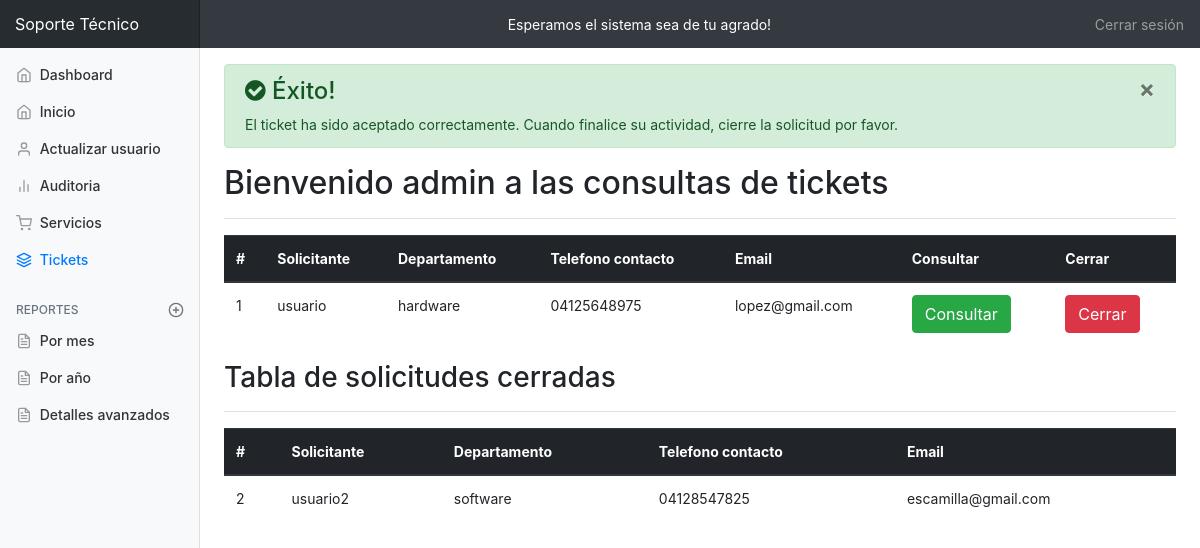
Page /views/consultar_ticket.php?alert=exito_aceptar (signed in) on the committed database.
### tables this page shows
CREATE TABLE `ticket` (
  `id_ticket` int(11) NOT NULL,
  `solicitante` int(11) NOT NULL,
  `departamento` varchar(150) NOT NULL,
  `telefono_contac` varchar(150) NOT NULL,
  `email` varchar(250) NOT NULL,
  `problema` text NOT NULL,
  `estatus` varchar(100) NOT NULL
);

CREATE TABLE `usuario` (
  `id_usuario` int(11) NOT NULL,
  `nombre` varchar(250) NOT NULL,
  `apellido` varchar(250) NOT NULL,
  `correo` varchar(250) NOT NULL,
  `contraseña` varchar(250) NOT NULL,
  `permiso` varchar(50) NOT NULL,
  `telefono_fijo` varchar(150) NOT NULL,
  `telefono_cel` varchar(150) NOT NULL,
  `direccion` text NOT NULL
);

### views/consultar_ticket.php (the view, shortened to what this page needs)
<!doctype html>
<html lang="es">
<?php
require_once '../conexion/conexion.php';
?>
<head>
    <link href="../css/bootstrap.min.css" rel="stylesheet">
    <link href="../css/font-awesome-4.6.3/css/font-awesome.min.css" rel="stylesheet" type="text/css" />
    <link href="../css/admin.css" rel="stylesheet">
</head>
<body>
    <nav class="navbar navbar-dark sticky-top bg-dark flex-md-nowrap p-0">
        <a class="navbar-brand col-sm-3 col-md-2 mr-0" href="admin.php">Soporte Técnico</a>
        <marquee behavior="" direction="" class="text-white">Esperamos el sistema sea de tu agrado!</marquee>
        <ul class="navbar-nav px-3">
            <li class="nav-item text-nowrap">
                <a class="nav-link" href="../control/logout.php">Cerrar sesión</a>
            </li>
        </ul>
    </nav>
    <div class="container-fluid">
        <div class="row">
            <nav class="col-md-2 d-none d-md-block bg-light sidebar">
                <div class="sidebar-sticky">
                    <ul class="nav flex-column">
                        <li class="nav-item">
                            <a class="nav-link" href="#">
                                <span data-feather="home"></span>
                                Dashboard
                            </a>
                        </li>
                        <li class="nav-item">
                            <a class="nav-link " href="admin.php">
                                <span data-feather="home"></span>
                                Inicio
                            </a>
                        </li>
                        <li class="nav-item">
                            <a class="nav-link" href="actualizar_usuario.php">
                                <span data-feather="user"></span>
                                Actualizar usuario
                            </a>
                        </li>
                        <li class="nav-item">
                            <a class="nav-link" href="auditoria.php">
                                <span data-feather="bar-chart-2"></span>
                                Auditoria
                            </a>
                        </li>
                        <li class="nav-item">
                            <a class="nav-link" href="#">
                                <span data-feather="shopping-cart"></span>
                                Servicios
                            </a>
                        </li>
                        <li class="nav-item">
                            <a class="nav-link active" href="consultar_ticket.php">
                                <span data-feather="layers"></span>
                                Tickets <span class="sr-only">(current)</span>
                            </a>
                        </li>
                    </ul>
                    <h6 class="sidebar-heading d-flex justify-content-between align-items-center px-3 mt-4 mb-1 text-muted">
                        <span>Reportes</span>
                        <a class="d-flex align-items-center text-muted" href="#">
                            <span data-feather="plus-circle"></span>
                        </a>
                    </h6>
                    <ul class="nav flex-column mb-2">
                        <li class="nav-item">
                            <a class="nav-link" href="#">
                                <span data-feather="file-text"></span>
                                Por mes
                            </a>
                        </li>
                        <li class="nav-item">
                            <a class="nav-link" href="#">
                                <span data-feather="file-text"></span>
                                Por año
                            </a>
                        </li>
                        <li class="nav-item">
                            <a class="nav-link" href="#">
                                <span data-feather="file-text"></span>
                                Detalles avanzados
                            </a>
                        </li>
                    </ul>
                </div>
            </nav>
            <main role="main" class="col-md-9 ml-sm-auto col-lg-10 pt-3 px-4">
                <?php
                if (empty($_GET['alert'])) {
                    echo "";
                } elseif ($_GET['alert'] == 'error_aceptar') {
                    echo "<div class='alert alert-danger alert-dismissable'>
    <button type='button' class='close' data-dismiss='alert' aria-hidden='true'>&times;</button>
    <h4>  <i class='icon fa fa-times-circle'></i> Error inesperado!</h4>
       El ticket no ha sido aceptado correctamente. Por favor intente nuevamente.
      </div>";
                } elseif ($_GET['alert'] == 'exito_aceptar') {
                    echo "<div id='alert' class='alert alert-success alert-dismissable'>
            <button type='button' class='close' data-dismiss='alert' aria-hidden='true'>&times;</button>
            <h4>  <i class='icon fa fa-check-circle'></i> Éxito!</h4>
            El ticket ha sido aceptado correctamente. Cuando finalice su actividad, cierre la solicitud por favor.
          </div>";
                }elseif ($_GET['alert'] == 'cerrar_error') {
                    echo "<div class='alert alert-danger alert-dismissable'>
    <button type='button' class='close' data-dismiss='alert' aria-hidden='true'>&times;</button>
    <h4>  <i class='icon fa fa-times-circle'></i> Error inesperado!</h4>
       No se ha cerrado el ticket correctamente. Por favor intente nuevamente.
      </div>";
                } elseif ($_GET['alert'] == 'cerrar_exito') {
                    echo "<div id='alert' class='alert alert-success alert-dismissable'>
            <button type='button' class='close' data-dismiss='alert' aria-hidden='true'>&times;</button>
            <h4>  <i class='icon fa fa-check-circle'></i> Éxito!</h4>
            El ticket se ha cerrado correctamente. Que tenga buen día.
          </div>";
                }
                ?>
                <div class="d-flex justify-content-between flex-wrap flex-md-nowrap align-items-center pb-2 mb-3 border-bottom">
                    <h1 class="h2">Bienvenido <?= $_SESSION['nombre'] ?> a las consultas de tickets</h1>
                </div>
                <table class="table">
                    <thead class="thead-dark">
                        <tr>
                            <th>#</th>
                            <th>Solicitante</th>
                            <th>Departamento</th>
                            <th>Telefono contacto</th>
                            <th>Email</th>
                            <th>Consultar</th>
                            <?php
                            $num = 1;
                            $query2 = "SELECT * FROM ticket WHERE estatus='aceptado'";
                            $result2 = mysqli_query($dbconn, $query2) or die(mysqli_error($dbconn));
                            $data2 = mysqli_fetch_assoc($result2);
                            if ($data2['estatus'] == 'aceptado') {
                                echo "<th>Cerrar</th>";
                            }
                            ?>
                        </tr>
                    </thead>
                    <tbody>
                        <?php
                        $query = "SELECT a.solicitante, a.departamento, a.telefono_contac, a.email, b.id_usuario, b.nombre FROM ticket as a INNER JOIN usuario as b ON a.solicitante = b.id_usuario WHERE NOT estatus = 'cerrado'";
                        $result = mysqli_query($dbconn, $query) or die(mysqli_error($dbconn));
                        while ($data = mysqli_fetch_assoc($result)) {
                        ?>
                            <tr>
                                <td><?= $num ?></td>
                                <td><?= $data['nombre'] ?></td>
                                <td><?= $data['departamento'] ?></td>
                                <td><?= $data['telefono_contac'] ?></td>
                                <td><?= $data['email'] ?></td>
                                <td><a href="ticket.php?id=<?= $data['solicitante'] ?>" class="btn btn-success">Consultar</a></td>
                                <?php
                                $query3 = "SELECT * FROM ticket WHERE estatus='aceptado' AND solicitante='$data[solicitante]'";
                                $result3 = mysqli_query($dbconn, $query3) or die(mysqli_error($dbconn));
                                if ($data3 = mysqli_fetch_assoc($result3)) {
                                    if ($data3['estatus'] == 'aceptado') {
                                ?>
                                        <td><a href="../php/cerrar_ticket.php?id=<?= $data['solicitante'] ?>" class="btn btn-danger" onclick="return confirm('¿Seguro quiere cerrar la solicitud?');">Cerrar</a></td>
                                <?php
                                    } else {
                                        echo "<td></td>";
                                    }
                                }
                                ?>
                            </tr>
                        <?php
                            $num++;
                        }
                        ?>
                    </tbody>
                </table>
                <div class="d-flex justify-content-between flex-wrap flex-md-nowrap align-items-center pb-2 mb-3 border-bottom">
                    <h2 class="h3">Tabla de solicitudes cerradas</h2>
                </div>
                <table class="table">
                    <thead class="thead-dark">
                        <tr>
                            <th>#</th>
                            <th>Solicitante</th>
                            <th>Departamento</th>
                            <th>Telefono contacto</th>
                            <th>Email</th>
                        </tr>
                    </thead>
                    <tbody>
                        <?php
                        $query_cerrado = "SELECT a.solicitante, a.departamento, a.telefono_contac, a.email, b.id_usuario, b.nombre FROM ticket as a INNER JOIN usuario as b ON a.solicitante = b.id_usuario WHERE estatus='cerrado'";
                        $result_cerrado = mysqli_query($dbconn, $query_cerrado) or die(mysqli_error($dbconn));
                        while ($data2 = mysqli_fetch_assoc($result_cerrado)) {
                        ?>
                            <tr>
                                <td><?= $num ?></td>
                                <td><?= $data2['nombre'] ?></td>
                                <td><?= $data2['departamento'] ?></td>
                                <td><?= $data2['telefono_contac'] ?></td>
                                <td><?= $data2['email'] ?></td>
                            </tr>
                        <?php
                            $num++;
                        }
                        ?>
                    </tbody>
                </table>
            </main>
        </div>
    </div>
</body>
</html>

### css/admin.css (style rules this page uses)
body { font-size: .875rem; }
.feather { width: 16px; height: 16px; vertical-align: text-bottom; }
.sidebar { position: fixed; top: 0; bottom: 0; left: 0; z-index: 100; padding: 0; box-shadow: inset -1px 0 0 rgba(0, 0, 0, .1); }
.sidebar-sticky { position: -webkit-sticky; position: sticky; top: 48px; height: calc(100vh - 48px); padding-top: .5rem; overflow-x: hidden; overflow-y: auto; }
.sidebar .nav-link { font-weight: 500; color: #333; }
.sidebar .nav-link .feather { margin-right: 4px; color: #999; }
.sidebar .nav-link.active { color: #007bff; }
.sidebar .nav-link:hover .feather, .sidebar .nav-link.active .feather { color: inherit; }
.sidebar-heading { font-size: .75rem; text-transform: uppercase; }
.navbar-brand { padding-top: .75rem; padding-bottom: .75rem; font-size: 1rem; background-color: rgba(0, 0, 0, .25); box-shadow: inset -1px 0 0 rgba(0, 0, 0, .25); }
.border-bottom { border-bottom: 1px solid #e5e5e5; }

### rows in the picture
ticket: solicitante.nombre "usuario", departamento "hardware", telefono_contac "04125648975", email "lopez@gmail.com"
ticket: solicitante.nombre "usuario2", departamento "software", telefono_contac "04128547825", email "escamilla@gmail.com"

### other values in the picture
$_SESSION['nombre'] "admin"
